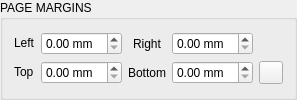
            <widget class="QGroupBox" name="groupBox_11">
             <property name="sizePolicy">
              <sizepolicy hsizetype="Preferred" vsizetype="Fixed">
               <horstretch>0</horstretch>
               <verstretch>0</verstretch>
              </sizepolicy>
             </property>
             <property name="title">
              <string>PAGE MARGINS</string>
             </property>
             <layout class="QVBoxLayout" name="verticalLayout_17">
              <item>
               <layout class="QGridLayout" name="gridLayout_29">
                <item row="1" column="2">
                 <widget class="QLabel" name="v_unit_2">
                  <property name="text">
                   <string>Bottom</string>
                  </property>
                  <property name="alignment">
                   <set>Qt::AlignCenter</set>
                  </property>
                 </widget>
                </item>
                <item row="0" column="3">
                 <widget class="QDoubleSpinBox" name="r_margin">
                  <property name="focusPolicy">
                   <enum>Qt::ClickFocus</enum>
                  </property>
                  <property name="suffix">
                   <string> mm</string>
                  </property>
                 </widget>
                </item>
                <item row="1" column="3">
                 <widget class="QDoubleSpinBox" name="b_margin">
                  <property name="focusPolicy">
                   <enum>Qt::ClickFocus</enum>
                  </property>
                  <property name="suffix">
                   <string> mm</string>
                  </property>
                 </widget>
                </item>
                <item row="0" column="2">
                 <widget class="QLabel" name="h_unit_2">
                  <property name="text">
                   <string>Right</string>
                  </property>
                  <property name="alignment">
                   <set>Qt::AlignCenter</set>
                  </property>
                 </widget>
                </item>
                <item row="1" column="0">
                 <widget class="QLabel" name="label_28">
                  <property name="sizePolicy">
                   <sizepolicy hsizetype="Preferred" vsizetype="Fixed">
                    <horstretch>0</horstretch>
                    <verstretch>0</verstretch>
                   </sizepolicy>
                  </property>
                  <property name="text">
                   <string>Top</string>
                  </property>
                 </widget>
                </item>
                <item row="0" column="1">
                 <widget class="QDoubleSpinBox" name="l_margin">
                  <property name="focusPolicy">
                   <enum>Qt::ClickFocus</enum>
                  </property>
                  <property name="suffix">
                   <string> mm</string>
                  </property>
                 </widget>
                </item>
                <item row="1" column="1">
                 <widget class="QDoubleSpinBox" name="t_margin">
                  <property name="focusPolicy">
                   <enum>Qt::ClickFocus</enum>
                  </property>
                  <property name="suffix">
                   <string> mm</string>
                  </property>
                 </widget>
                </item>
                <item row="0" column="0">
                 <widget class="QLabel" name="label_38">
                  <property name="sizePolicy">
                   <sizepolicy hsizetype="Preferred" vsizetype="Fixed">
                    <horstretch>0</horstretch>
                    <verstretch>0</verstretch>
                   </sizepolicy>
                  </property>
                  <property name="text">
                   <string>Left</string>
                  </property>
                 </widget>
                </item>
                <item row="1" column="4">
                 <widget class="QToolButton" name="info_margin">
                  <property name="text">
                   <string/>
                  </property>
                  <property name="icon">
                   <iconset resource="resource.qrc">
                    <normaloff>:/myresource/resource/icons8-info-104.png</normaloff>:/myresource/resource/icons8-info-104.png</iconset>
                  </property>
                 </widget>
                </item>
               </layout>
              </item>
             </layout>
            </widget>
